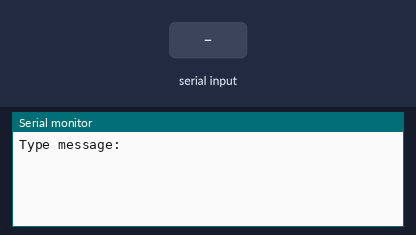
Bench run of a sketch on a simulated ESP32. Parts: the last lines printed to the serial monitor. The inputs (shaded band) are chosen by the test bench.

Above: at 1.2 s.
1.3 s: "1\n" received over Serial
At 2.3 s:
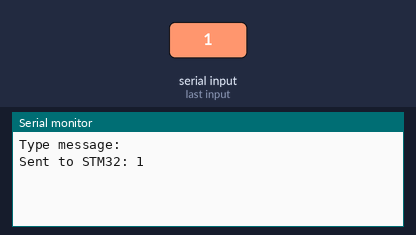
2.8 s: "1\n" received over the second serial link
At 4.3 s:
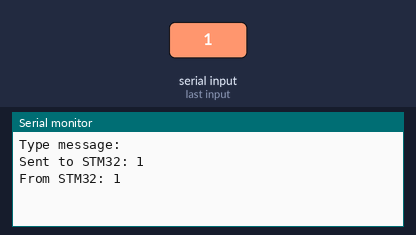
5.3 s: "0\n" received over Serial
At 6.5 s:
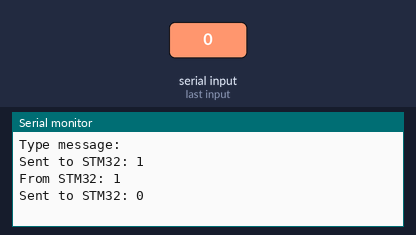
6.8 s: "0\n" received over the second serial link
At 8.6 s:
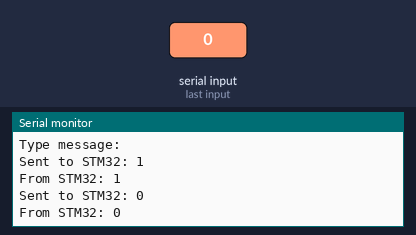

The sketch:

esp32-stm32.ino
```cpp
#define RXD2 16
#define TXD2 17

HardwareSerial mySerial(2);

void setup()
{
  Serial.begin(115200);

  mySerial.begin(115200, SERIAL_8N1, RXD2, TXD2);

  Serial.println("Type message:");
}

void loop()
{
  // Receive from STM32
  if (mySerial.available())
  {
    String data = mySerial.readString();

    Serial.println("From STM32: " + data);
  }

  // Send to STM32
  if (Serial.available())
  {
    String command = Serial.readStringUntil('\n');

    command.trim();

    mySerial.println(command);

    Serial.println("Sent to STM32: " + command);
  }
}
```

Measured:
- after the input at 1.3 s, the serial monitor: prints a new line at once (image 1)
- after the input at 2.8 s, the serial monitor: prints a new line after 1.0 s (image 2)
- after the input at 5.3 s, the serial monitor: prints a new line at once (image 3)
- after the input at 6.8 s, the serial monitor: prints a new line after 1.0 s (image 4)
